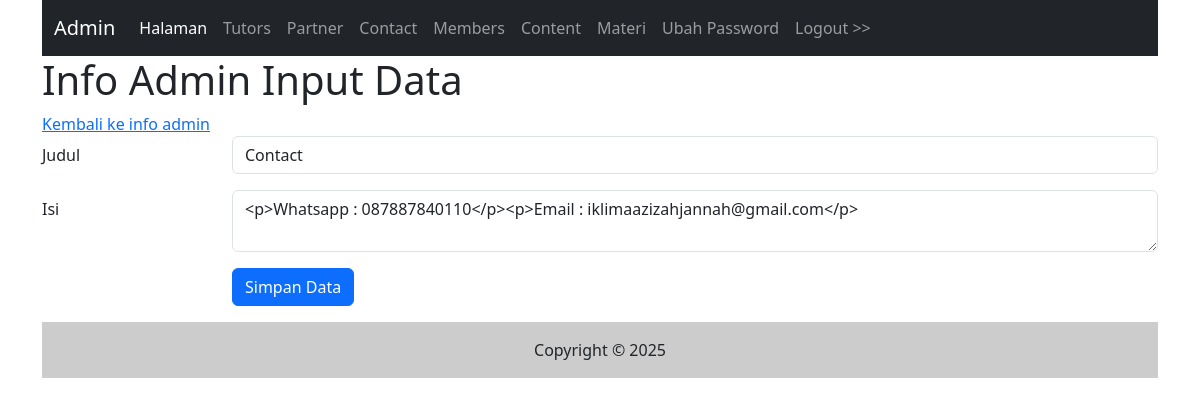
/admin/info_input.php?id=2 (signed in), run on the app's committed database.
### tables this page shows
CREATE TABLE `info` (
  `id` int(11) NOT NULL,
  `judul` varchar(225) NOT NULL,
  `isi` text NOT NULL,
  `tgl_isi` timestamp NOT NULL DEFAULT current_timestamp() ON UPDATE current_timestamp()
);

### admin/info_input.php (the view, shortened to what this page needs)
<?php include("inc_header.php") ?>
<?php
$judul      ="";
$isi        ="";
if(isset($_GET['id'])){
    $id = $_GET['id'];
}else{
    $id = "";
}
if($id !=""){
    $sql1 ="select * from info where id = '$id'";
    $q1   = mysqli_query($koneksi,$sql1);
    $r1   = mysqli_fetch_array($q1);
    $judul= $r1['judul'];
    $isi        = $r1['isi'];
}
?>
<h1>Info Admin Input Data</h1>
<div class="mb-3-row">
    <a href="info.php">Kembali ke info admin</a>
</div>
<form action="" method="post">
    <div class="mb-3 row">
        <label for="judul" class="col-sm-2 col-form-label">Judul</label>
    <div class="col-sm-10">
        <input type="text" class="form-control" id="judul" value="<?php echo $judul ?>" name="judul">
    </div>
    </div>
    <div class="mb-3 row">
        <label for="isi" class="col-sm-2 col-form-label">Isi</label>
    <div class="col-sm-10">
        <textarea name="isi" class="form-control" id="summernote"><?php echo $isi ?></textarea>
    </div>
    </div>
    <div class="mb-3 row">
        <div class="col-sm-2">
        </div>
    <div class="col-sm-10">
        <input type="submit" name="simpan" value="Simpan Data" class="btn btn-primary"/>
    </div>
    </div>
</form>
<?php include("inc_footer.php") ?>

### data on the page
info: judul "Contact", isi "<p>Whatsapp : 087887840110</p><p>Email : iklimaazizahjannah@gmail.com</p>"
